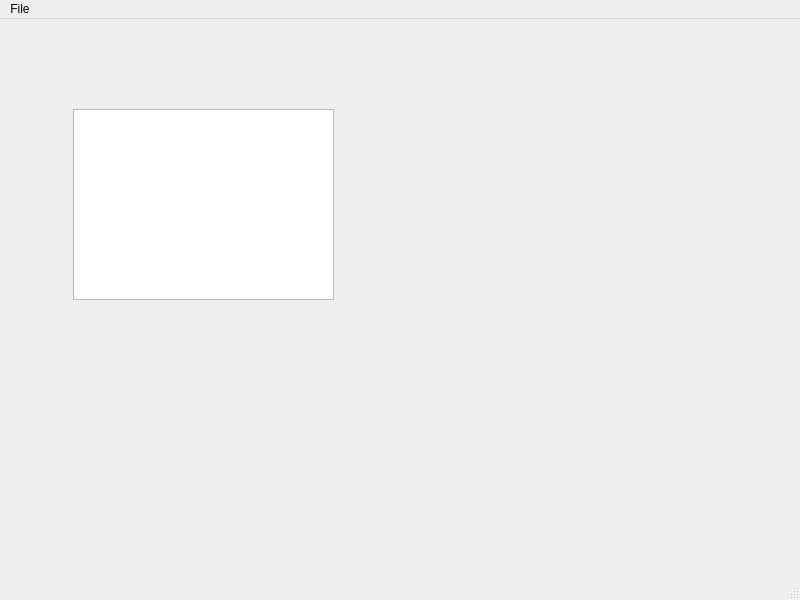
<?xml version="1.0" encoding="UTF-8"?>
<ui version="4.0">
 <class>MainWindow</class>
 <widget class="QMainWindow" name="MainWindow">
  <property name="geometry">
   <rect>
    <x>0</x>
    <y>0</y>
    <width>800</width>
    <height>600</height>
   </rect>
  </property>
  <property name="windowTitle">
   <string>MainWindow</string>
  </property>
  <widget class="QWidget" name="centralwidget">
   <widget class="QPlainTextEdit" name="plainTextEdit">
    <property name="geometry">
     <rect>
      <x>73</x>
      <y>90</y>
      <width>261</width>
      <height>191</height>
     </rect>
    </property>
   </widget>
  </widget>
  <widget class="QMenuBar" name="menubar">
   <property name="geometry">
    <rect>
     <x>0</x>
     <y>0</y>
     <width>800</width>
     <height>21</height>
    </rect>
   </property>
   <widget class="QMenu" name="menuFile">
    <property name="title">
     <string>File</string>
    </property>
    <addaction name="actionNew_Windows"/>
   </widget>
   <addaction name="menuFile"/>
  </widget>
  <widget class="QStatusBar" name="statusbar"/>
  <action name="actionNew_Windows">
   <property name="text">
    <string>New Windows</string>
   </property>
  </action>
 </widget>
 <resources/>
 <connections/>
</ui>
